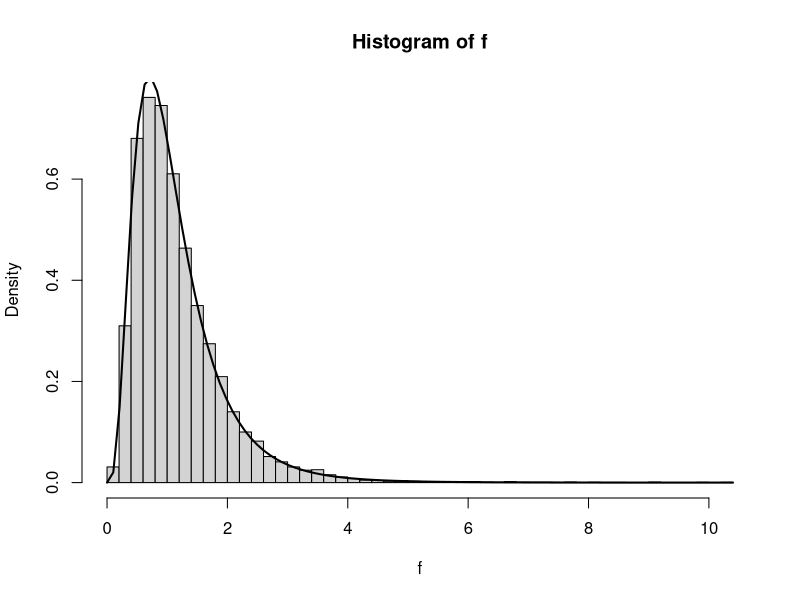
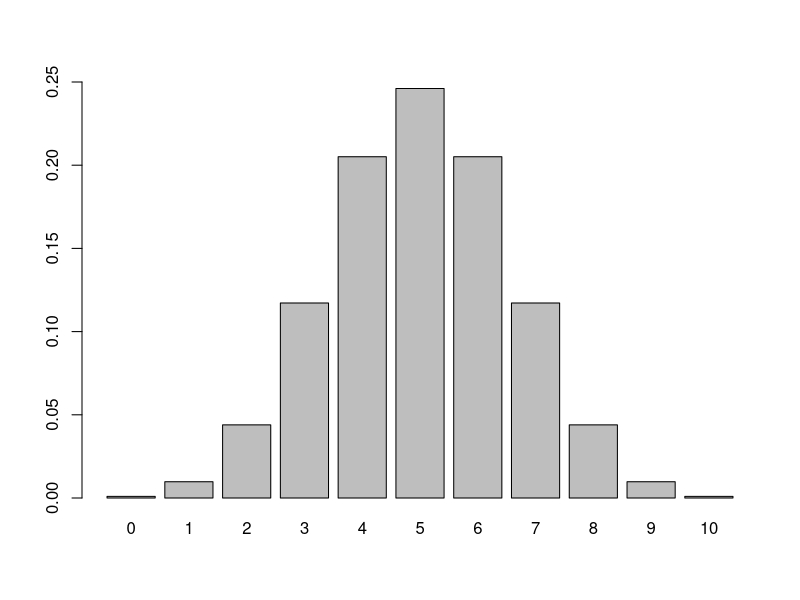
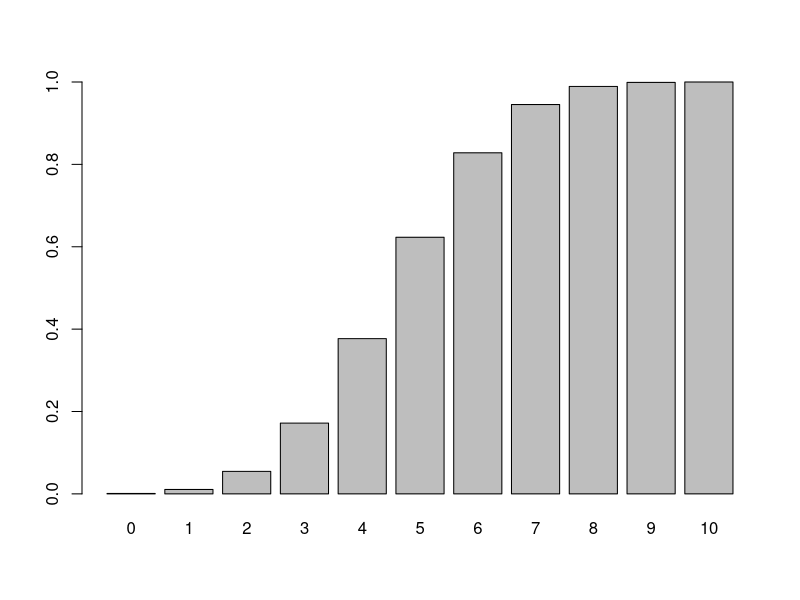
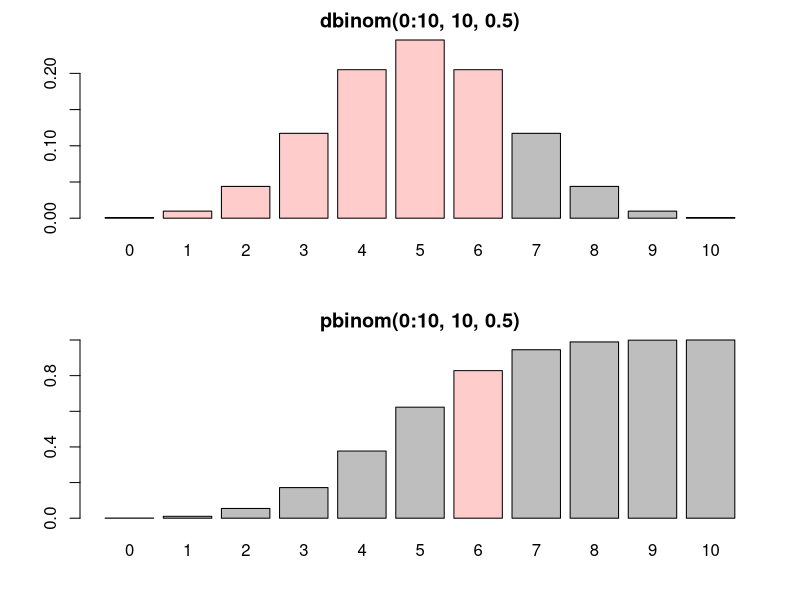
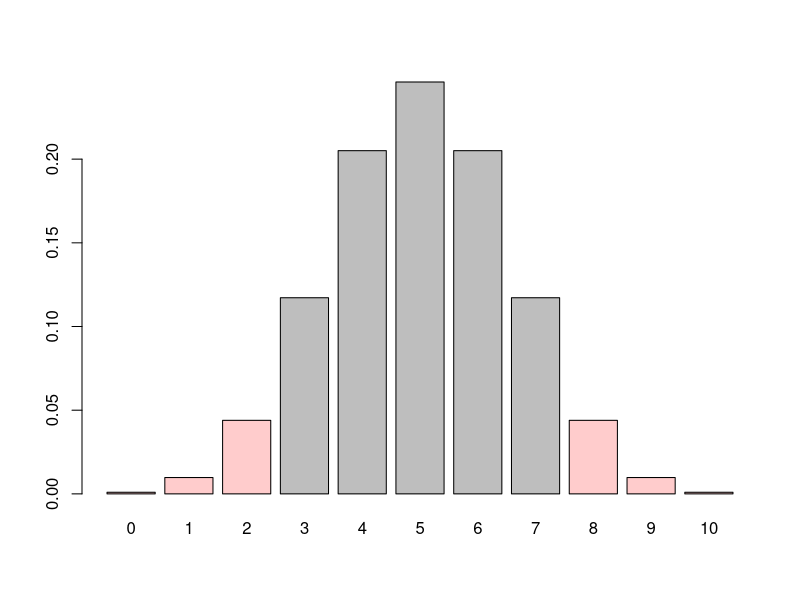

The R source for these figures, in order: (Note: this script raises an error after producing the figures.)
## ---- chunk 1
set.seed(100)
knitr::opts_chunk$set(fig.align = "center", prompt = TRUE, dpi = 196)
options(width = 63)
## ---- chunk 2
f <- replicate(10000, 
      (sum(rnorm(10) ^ 2) / 10) / (sum(rnorm(15) ^ 2) / 15)
     )
hist(f, breaks = 40, freq = FALSE)
curve(df(x, 10, 15), add = TRUE, lwd = 2)
## ---- chunk 3
factorial(0)
factorial(4)
## ---- chunk 4
choose(5, 3)
## ---- chunk 5
n <- 5; k <- 3
prod((n + 1 - 1):(n + 1 - k) / 1:k)
## ---- chunk 6
sum(dbinom(6:10, 10, 0.5))
## ---- chunk 7
dbinom(5, 5, prob = 0.9)
sum(dbinom(4:5, 5, prob = 0.9))
## ---- chunk 8
barplot(dbinom(0:10, 10, 0.5), names.arg = 0:10,
        ylim = c(0, 0.25))
## ---- chunk 9
barplot(pbinom(0:10, 10, 0.5), names.arg = 0:10)
## ---- chunk 10
opar <- par(mar = c(4, 4, 2, 2), mfrow = c(2, 1))

bar.color <- rep("gray", 11)
bar.color[1:7] <- rgb(1, 0, 0, 0.2)
barplot(dbinom(0:10, 10, 0.5), names.arg = 0:10, 
        col = bar.color, main = "dbinom(0:10, 10, 0.5)")


bar.color <- rep("gray", 11)
bar.color[7] <- rgb(1, 0, 0, 0.2)
barplot(pbinom(0:10, 10, 0.5), names.arg = 0:10,
        col = bar.color, main = "pbinom(0:10, 10, 0.5)")

par(opar)
## ---- chunk 11
bar.color <- rep("gray", 11)
bar.color[1:3] <- rgb(1, 0, 0, 0.2)
bar.color[9:11] <- rgb(1, 0, 0, 0.2) 
barplot(dbinom(0:10, 10, 0.5), names.arg = 0:10, col = bar.color)
## ---- chunk 12
events <- 0:10
rare <- events[events <= 2 | events >= 10 - 2]
rare
## ---- chunk 13
sum(dbinom(rare, 10, 0.5))
## ---- chunk 14
binom.test(2, 10)
## ---- chunk 15
binom.test(2, 10)$p.value
## ---- chunk 16
pval <- numeric(11)
pval[1] <- binom.test(0, 10)$p.value
pval[2] <- binom.test(1, 10)$p.value
pval[3] <- binom.test(2, 10)$p.value
pval[4] <- binom.test(3, 10)$p.value
pval[5] <- binom.test(4, 10)$p.value
pval[6] <- binom.test(5, 10)$p.value
pval[7] <- binom.test(6, 10)$p.value
pval[8] <- binom.test(7, 10)$p.value
pval[9] <- binom.test(8, 10)$p.value
pval[10] <- binom.test(9, 10)$p.value
pval[11] <- binom.test(10, 10)$p.value
pval
## ---- chunk 17
for (i in 1:3){
  print(i * i)
}
## ---- chunk 18
pval <- numeric(11)
for (i in 0:10){
  pval[i+1] <- binom.test(i, 10)$p.value
}
pval
## ---- chunk 19
p <- sapply(0:10, function(x) binom.test(x, 10, 0.5)$p.value)
p
## ---- chunk 20
p[p < 0.05]    # p < 0.05 なっている p値
## ---- chunk 21
q <- dbinom(0:10, 10, 0.5)
q[p < 0.05]    # p < 0.05 になる表の回数がでる確率
## ---- chunk 22
sum(q[p < 0.05])   # p < 0.05 になる確率
## ---- chunk 23
n <- 2000
alpha <- 0.05

prob <- 0
for (i in 0:n){
  if (binom.test(i, n)$p.value < 0.05) {
    prob <- prob + dbinom(i, n, 0.5)
  }
}
prob
## ---- chunk 24
(nhead <- rbinom(1, 100, 0.5001))
## ---- chunk 25
binom.test(nhead, 100, p = 0.5)$p.value
## ---- chunk 26
nhead2 <- rbinom(1, 250000000, 0.5001)
binom.test(nhead2, 250000000, p = 0.5)$p.value
